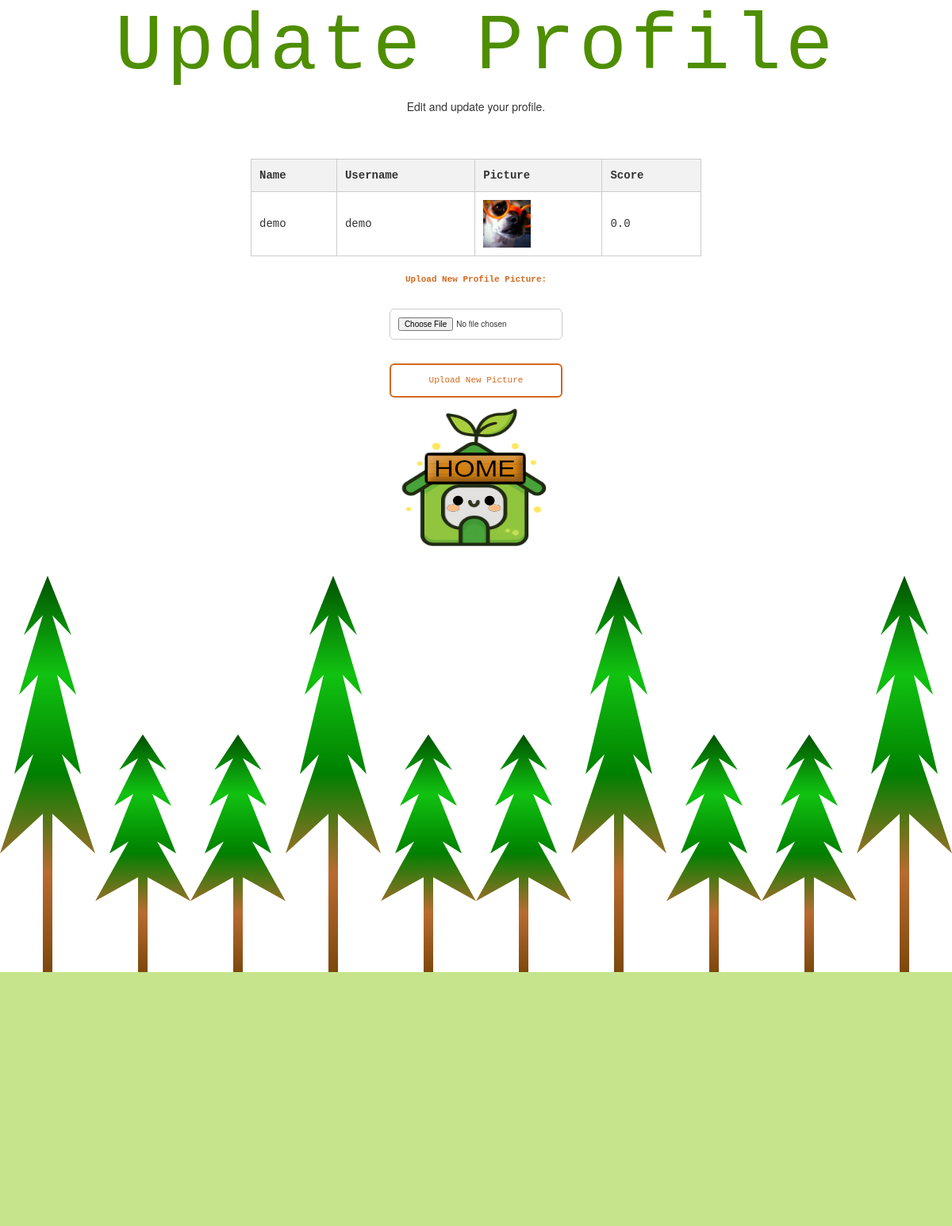
The app's page /userprofile (signed in) with its own data.
### tables this page shows
CREATE TABLE players (
    id INTEGER PRIMARY KEY AUTOINCREMENT,
    name TEXT NOT NULL,
    username TEXT NOT NULL UNIQUE,
    password_hash TEXT NOT NULL,
    profile_picture TEXT,
    score REAL NOT NULL DEFAULT 0
);

### app.py (the view, shortened to what this page needs)
@app.route("/userprofile", methods=["GET", "POST"])
@login_required
def userprofile():
    player_id = session["player_id"]
    db = get_db()
    player = db.execute("SELECT * FROM players WHERE id = ?", (player_id,)).fetchone()
    db.close()
    return render_template("UserProfile.html", player=player)

### app.py (called while the page is built)
def get_db():
    conn = sqlite3.connect("src/instance/inventory.db")
    conn.row_factory = sqlite3.Row
    return conn

def login_required(f):
    from functools import wraps
    @wraps(f)
    def wrapper(*args, **kwargs):
        if "player_id" not in session:
            return redirect("/login")
        return f(*args, **kwargs)
    return wrapper

### templates/UserProfile.html (shortened to what this page needs)
{% extends '0-MainPageSetup.html' %}
{% block head %}
<link rel="stylesheet" href="{{ url_for('static', filename='css/homestyle.css') }}">
{% endblock %}
{% block body %}
<div class="welcome1">
    <h1>Update Profile</h1>
    <p class="text">Edit and update your profile.</p>
</div>
<div class="body">
        <table class="inventory-table">
           <thead>
                <tr>
                    <th>Name</th>
                    <th>Username</th>
                    <th>Picture</th>
                    <th>Score</th>
                </tr>
            </thead>
            <tbody>
                <tr>
                    <td>{{ player.name }}</td>
                    <td>{{ player.username }}</td>
                    <td>
                        {% if player.profile_picture %}
                        <img src="{{ url_for('static', filename='profile_pics/' ~ player.profile_picture) }}" alt="Profile Picture" width="60">
                        {% else %}
                            No picture
                        {% endif %}
                    </td>
                    <td>{{ player.score }}</td>
                </tr>
            </tbody>
        </table>
    <center>
        <table>
            <tr>
                <td>
                    <form action="{{ url_for('userprofile') }}" method="POST" enctype="multipart/form-data">
                        <label class="text">Upload New Profile Picture:</label><br>
                        <input type="file" name="profile_picture" accept="image/*"><br>
                        <button class="text" type="submit">Upload New Picture</button>
                    </form>
                </td>
           </tr>
        </table>
    </center>
    <div class="images">
        <a href="/">
            <img src="{{ url_for('static', filename='Pictures/BinnyHome.png') }}" alt="homebot" class="binnyhome">
        </a>
    </div>
</div>
{% endblock %}

### static/css/mainstyle.css (style rules this page uses)
* { margin: 0; padding: 0; box-sizing: border-box; }
body { font-family: 'Andale Mono', 'Courier New', monospace; }
.body { width: 100%; max-width: 600px; margin: 0 auto; padding: 16px; }
.body .text { font-family: 'Andale Mono', 'Courier New', monospace; display: inline-block; text-align: center; padding: 12px 20px; margin: 10px auto; color: chocolate; font-size: 1.1rem; }

### static/css/homestyle.css (style rules this page uses)
* { margin: 0; padding: 0; box-sizing: border-box; }
.body { width: 100%; max-width: 600px; margin: 0 auto; padding: 16px; }
.images { display: flex; justify-content: center; gap: clamp(10px, 6vw, 40px); flex-wrap: wrap; align-items: flex-start; animation: bounce 300ms alternate infinite cubic-bezier(.2, .65, .6, 1), typing 3.5s steps(23, end); }
.welcome1 { text-align: center; margin-bottom: 20px; }
.welcome1 h1 { display: inline-block; font-size: clamp(100px, 10vw, 80px); color: #4e8e00; font-family: 'Andale Mono', 'Courier New', monospace; overflow: hidden; white-space: normal; margin: 5px ; letter-spacing: 0.05em; animation: typing 3.5s steps(23, end),blink-caret 1s step-end infinite; }
.body .text { font-family: 'Andale Mono', 'Courier New', monospace; display: inline-block; text-align: center; padding: 12px 20px; margin: 10px auto; color: chocolate; font-size: 1.1rem; }
label { display: block; margin-top: 12px; font-weight: 600p; }
input { width: 100%; padding: 10px; margin-top: 6px; border: 1px solid #ccc; border-radius: 6px; font-size: 1rem; }
button.text { width: 100%; margin-top: 20px; background: none; border: 2px solid chocolate; border-radius: 6px; padding: 12px; font-size: 1.1rem; }
.inventory-table { width: 100%; border-collapse: collapse; margin-top: 20px; font-family: 'Andale Mono', 'Courier New', monospace; }
.inventory-table th, .inventory-table td { border: 1px solid #ccc; padding: 10px; text-align: left; }
.inventory-table th { background-color: #f2f2f2; font-weight: bold; }

### records on screen
players: name "demo", username "demo", profile_picture (picture), score "0.0"
